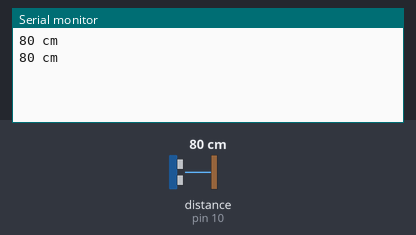
The sketch below on a simulated Arduino Uno, built with avr-gcc and run on an emulated ATmega328P. On the bench: the last lines printed to the serial monitor. Wiring (inferred from the names in the program): ultrasonic range finder: trigger A5; echo pin 10. The inputs (shaded band) are chosen by the test bench; at power-on: distance to the obstacle (sensor on pin 10) 80 cm. The echo pulse lasts 58.3 µs per cm.

Above: at 1.8 s.
1.9 s: distance to the obstacle (sensor on pin 10) set to 2 cm
At 2.8 s:
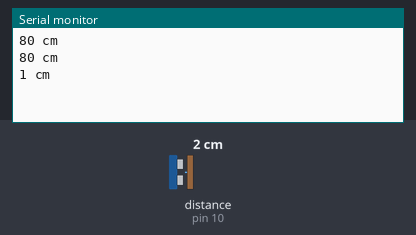
3.4 s: distance to the obstacle (sensor on pin 10) set to 4 cm
At 4.8 s:
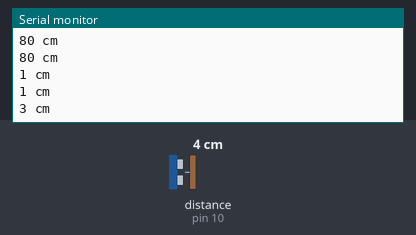
Timing chart, 0 to 6.4 s (numbered marks = the images above; inputs shaded):
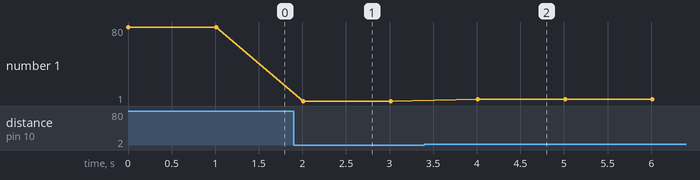

Measured:
- after the input at 1.9 s, the serial monitor: prints a new line after 0.11 s (image 1)
- after the input at 3.4 s, the serial monitor: prints a new line after 0.61 s (image 2)
- plotted number 1: 80 → 1 after the input at 1.9 s, 1 → 3 after the input at 3.4 s

The sketch:

ultrazvuk_1.ino
```cpp
unsigned int UZV_ECHO = 10; // input pin ECHO
unsigned int UZV_TRIG = A5; // output pin TRIG
void setup()
{
Serial.begin(9600);
pinMode(UZV_ECHO, INPUT);
pinMode(UZV_TRIG, OUTPUT);
}
void loop()
{
unsigned int range = uzvMeasure();
Serial.print(range);
Serial.println(" cm");
delay(1000);
}
// funkce pro mereni vzdalenosti
unsigned int uzvMeasure()
{
digitalWrite(UZV_TRIG, HIGH); // trigovaci puls o delce 12 us
delayMicroseconds(12);
digitalWrite(UZV_TRIG, LOW);
// cekani na delku pulsu
return pulseIn(UZV_ECHO, HIGH)/58; // cm = us/58
}
```
